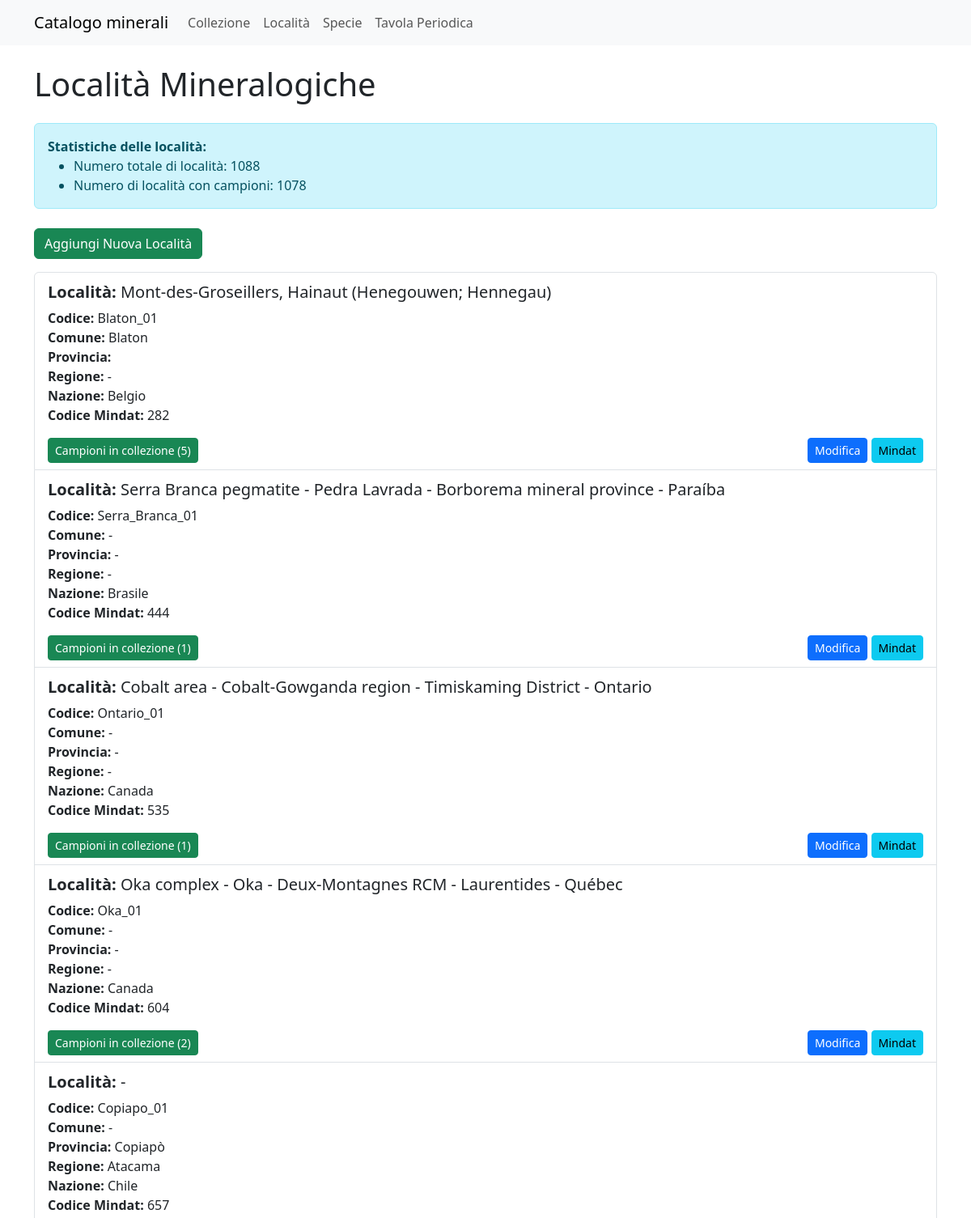
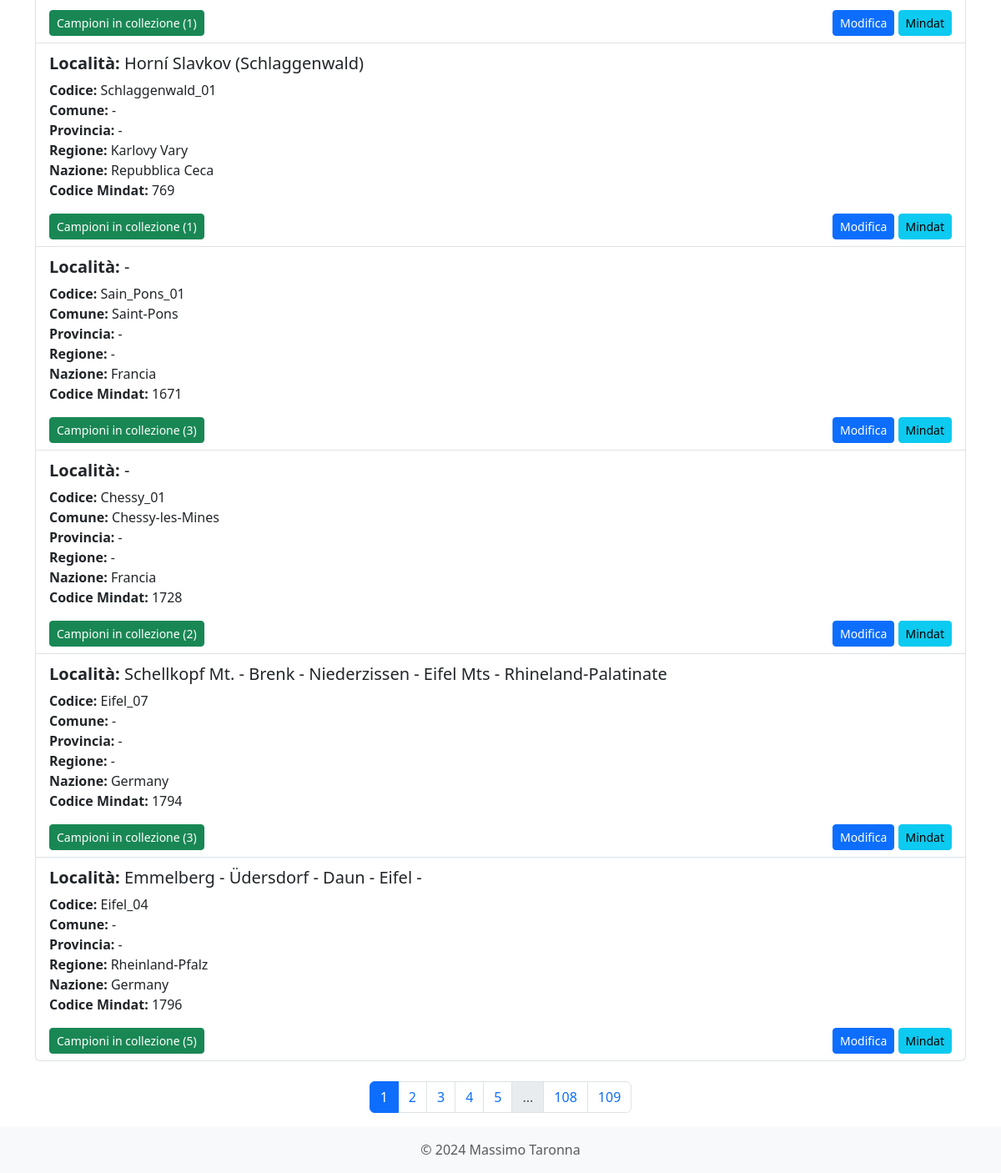
/localita, run on the app's committed database (2 pictures, top to bottom).
### models.py (models this page shows)
class Localita(db.Model, SerializerMixin):
    id = db.Column(db.Integer, primary_key=True)
    cod_loc = db.Column(db.String(100), unique=True, nullable=False)
    cava_min = db.Column(db.String(255))
    loc_monte = db.Column(db.String(255))
    valle = db.Column(db.String(50))
    comune = db.Column(db.String(50))
    distr_pref = db.Column(db.String(50))
    provincia = db.Column(db.String(50))
    regione = db.Column(db.String(50))
    dipartimento = db.Column(db.String(50))
    stato = db.Column(db.String(50))
    nazione = db.Column(db.String(100))
    note = db.Column(db.Text)
    cod_mindat = db.Column(db.Integer)
    collezione = db.relationship('Collezione', backref='localita', lazy='dynamic')
    serialize_rules = ('-collezione',)

### app.py (the view)
@app.route('/localita')
def localita():
    page = request.args.get('page', 1, type=int)
    per_page = 10  # Numero di località per pagina
    pagination = Localita.query.order_by(Localita.cava_min).paginate(page=page, per_page=per_page, error_out=False)
    items = pagination.items
    total_localita = Localita.query.count()
    localita_con_campioni = db.session.query(Localita.id).join(Collezione).group_by(Localita.id).count()
    return render_template('localita.html',
                           items=items,
                           pagination=pagination,
                           total_localita=total_localita,
                           localita_con_campioni=localita_con_campioni)

### app.py (called while the page is built)
@app.context_processor
def inject_specie_valide():
    specie_valide_count = db.session.query(func.count(func.distinct(Collezione.specie_id))).filter(Collezione.specie_id.isnot(None)).scalar()
    return {'specie_valide': specie_valide_count}

### templates/localita.html (shortened to what this page needs)
{% extends "base.html" %}
{% block content %}
<h1 class="mb-4">Località Mineralogiche</h1>
<div class="alert alert-info mb-4">
    <strong>Statistiche delle località:</strong>
    <ul class="mb-0">
        <li>Numero totale di località: {{ total_localita }}</li>
        <li>Numero di località con campioni: {{ localita_con_campioni }}</li>
    </ul>
</div>
<a href="{{ url_for('new_localita') }}" class="btn btn-success mb-3">Aggiungi Nuova Località</a>
<div class="list-group">
    {% for localita in items %}
    <div class="list-group-item">
        <p class="mb-1">
            <h5><strong>Località:</strong> {{ localita.loc_monte }}<br></h5>
            <strong>Codice:</strong> {{ localita.cod_loc }}<br>
            <strong>Comune:</strong> {{ localita.comune }}<br>
            <strong>Provincia:</strong> {{ localita.provincia }}<br>
            <strong>Regione:</strong> {{ localita.regione }}<br>
            <strong>Nazione:</strong> {{ localita.nazione }}<br>
            <strong>Codice Mindat:</strong> {{ localita.cod_mindat }}
        </p>
        <div class="d-flex justify-content-between align-items-center mt-3">
            <button class="btn btn-success btn-sm" type="button" data-bs-toggle="collapse" data-bs-target="#campioni{{ localita.id }}">
                Campioni in collezione ({{ localita.collezione.count() }})
            </button>
            <div>
                <a href="{{ url_for('edit_localita', id=localita.id) }}" class="btn btn-primary btn-sm">Modifica</a>
                {% if localita.cod_mindat %}
                <a href="https://www.mindat.org/loc-{{ localita.cod_mindat }}.html" class="btn btn-info btn-sm" target="_blank">Mindat</a>
                {% endif %}
            </div>
        </div>
    </div>
    {% endfor %}
</div>
{% if pagination %}
<nav aria-label="Page navigation" class="mt-4">
    <ul class="pagination justify-content-center">
        {% for page in pagination.iter_pages() %}
            {% if page %}
                <li class="page-item {{ 'active' if page == pagination.page else '' }}">
                    <a class="page-link" href="{{ url_for('localita', page=page) }}">{{ page }}</a>
                </li>
            {% else %}
                <li class="page-item disabled">
                    <span class="page-link">...</span>
                </li>
            {% endif %}
        {% endfor %}
    </ul>
</nav>
{% endif %}
{% endblock %}

### data on the page
Localita: loc_monte "Mont-des-Groseillers, Hainaut (Henegouwen; Hennegau)", cod_loc "Blaton_01", comune "Blaton", regione "-", nazione "Belgio", cod_mindat "282", collezione.count "5"
Localita: loc_monte "Serra Branca pegmatite - Pedra Lavrada - Borborema mineral province - Paraíba", cod_loc "Serra_Branca_01", comune "-", provincia "-", regione "-", nazione "Brasile", cod_mindat "444", collezione.count "1"
Localita: loc_monte "Cobalt area - Cobalt-Gowganda region - Timiskaming District - Ontario", cod_loc "Ontario_01", comune "-", provincia "-", regione "-", nazione "Canada", cod_mindat "535", collezione.count "1"
Localita: loc_monte "Oka complex - Oka - Deux-Montagnes RCM - Laurentides - Québec", cod_loc "Oka_01", comune "-", provincia "-", regione "-", nazione "Canada", cod_mindat "604", collezione.count "2"
Localita: loc_monte "-", cod_loc "Copiapo_01", comune "-", provincia "Copiapò", regione "Atacama", nazione "Chile", cod_mindat "657", collezione.count "1"
Localita: loc_monte "Horní Slavkov (Schlaggenwald)", cod_loc "Schlaggenwald_01", comune "-", provincia "-", regione "Karlovy Vary", nazione "Repubblica Ceca", cod_mindat "769", collezione.count "1"
Localita: loc_monte "-", cod_loc "Sain_Pons_01", comune "Saint-Pons", provincia "-", regione "-", nazione "Francia", cod_mindat "1671", collezione.count "3"
Localita: loc_monte "-", cod_loc "Chessy_01", comune "Chessy-les-Mines", provincia "-", regione "-", nazione "Francia", cod_mindat "1728", collezione.count "2"
Localita: loc_monte "Schellkopf Mt. - Brenk - Niederzissen - Eifel Mts - Rhineland-Palatinate", cod_loc "Eifel_07", comune "-", provincia "-", regione "-", nazione "Germany", cod_mindat "1794", collezione.count "3"
Localita: loc_monte "Emmelberg - Üdersdorf - Daun - Eifel -", cod_loc "Eifel_04", comune "-", provincia "-", regione "Rheinland-Pfalz", nazione "Germany", cod_mindat "1796", collezione.count "5"

### other printed values
{{ total_localita }} "1088"
{{ localita_con_campioni }} "1078"
{{ page }} "1" "2" "3" "4" "5" "108" "109"
